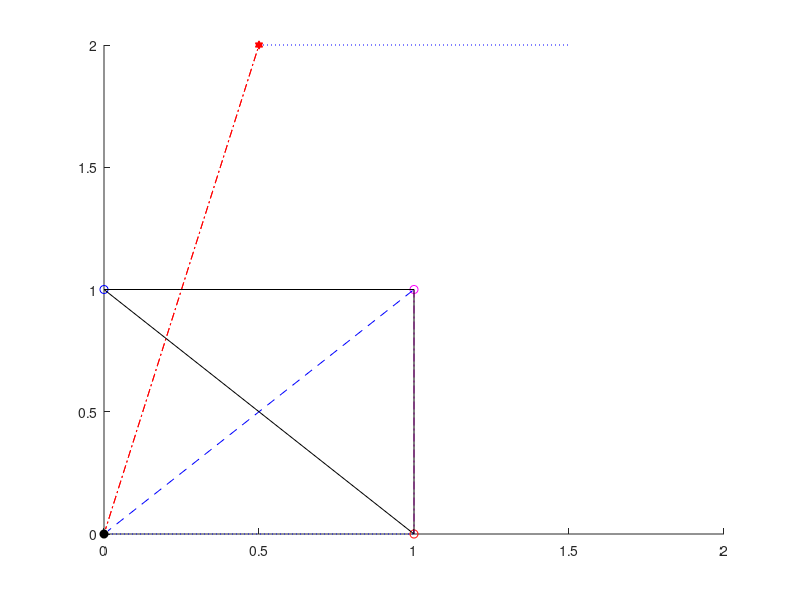

Recreate this plot in MATLAB. (Note: this script raises an error after producing the figure.)

clc

A = [1 0 0]';
B = [0 1 0]';
C = [1 1 0]';

%pnt = [0.5, -0.5, 0.5]'; 

V = [A'; B'; C';];
F = [1 2 3;];

v1 = B-A;
v2 = C-B;

x0 = A(1);
y0 = A(2);
z0 = A(3);

A0 = [x0; y0; z0];

n = cross(v1, v2)/norm(cross(v1, v2));
N = cross(v1, v2);

Op = n'*A0*n;
%pnt_p = ((n'*A0 - pnt)'*n)*n
%pnt_p = (pnt - (dot(pnt,n)/norm(n)^2)*n);
%pnt_p2 = pnt - pnt*n.*n

[P,Q] = meshgrid(0:0.1:1); % Provide a gridwork (you choose the size)
X = x0+v1(1,1)*P+v2(1,1)*Q; % Compute the corresponding cartesian coordinates
Y = y0+v1(2,1)*P+v2(2,1)*Q; %   using the two vectors in w
Z = z0+v1(3,1)*P+v2(3,1)*Q;
%figure()z
%surf(X,Y,Z)


l_mm = C;
l_pp = A;

r = [0.5, 2, 0]';

r_p = l_pp;
r_m = l_mm;

rho_p = r_p - n*(n'*r_p);
rho_m = r_m - n*(n'*r_m);

rho = r - n*(n'*r);

l = (rho_p-rho_m)/norm(rho_p-rho_m);

u = cross(l, n);

l_p = (rho_p-rho)'*l;
l_m = (rho_m-rho)'*l;

d = -n'*(r-l_mm)*n;

P0 = norm((rho_p-rho)'*u);
P0_n = ((rho_p-rho)-l_p*l)/P0;

R0 = sqrt(P0^2 + norm(d)^2);

P_p = norm(rho_p-rho);
P_m = norm(rho_m-rho);

R_p = sqrt(P_p^2 + norm(d)^2); 
R_m = sqrt(P_m^2 + norm(d)^2); 

% Integral terms calculation
T1 = P0*log((R_p+l_p)/(R_m+l_m));
T2 = atan((P0*l_p)/(R0^2 + norm(d)*R_p));
T3 = atan((P0*l_m)/(R0^2 + norm(d)*R_m));

I = P0_n'*u*(T1-norm(d)*(T2-T3));

figure();
FC = [1 1 1];
hold on;
plot3(0, 0, 0, 'ok', 'MarkerFaceColor', 'k')
plot3(A(1), A(2), A(3), 'or')
%plot3(Aq(1), Aq(2), Aq(3), 'or', 'MarkerFaceColor', 'r')

plot3(B(1), B(2), B(3), 'ob')
%plot3(Bq(1), Bq(2), Bq(3), 'ob', 'MarkerFaceColor', 'b')

plot3(C(1), C(2), C(3), 'om')
%plot3(Cq(1), Cq(2), Cq(3), 'om', 'MarkerFaceColor', 'm')

%plot3(P1(1), P1(2), P1(3), 'ok')
%plot3(Pq(1), Pq(2), Pq(3), 'ok', 'MarkerFaceColor', 'k')

%plot3([A(1), n(1)+A(1)], [A(2), n(2)+A(2)], [A(3), n(3)+A(3)], 'r')
plot3(Op(1), Op(2), Op(3), 'ok', 'MarkerFaceColor', 'none')
plot3(r(1), r(2), r(3), 'r', 'Marker', 'hexagram', 'MarkerFaceColor', 'r')
%plot3(pnt_p(1)+Op, pnt_p(2)+Op, pnt_p(3)+Op, 'r', 'Marker', 'hexagram', 'MarkerFaceColor', 'none')

plot3([0, n(1)], [0, n(2)], [0, n(3)], ':r')
%plot3([pnt(1), n(1)+pnt(1)], [pnt(2), n(2)+pnt(2)], [pnt(3), n(3)+pnt(3)], ':r')

plot3([Op(1), rho_p(1)+Op(1)], [Op(2), rho_p(2)+Op(2)], [Op(3), rho_p(3)+Op(3)], ':b')
plot3([Op(1), rho_m(1)+Op(1)], [Op(2), rho_m(2)+Op(2)], [Op(3), rho_m(3)+Op(3)], '--b')

plot3([l_mm(1), l_pp(1)], [l_mm(2), l_pp(2)], [l_mm(3), l_pp(3)], '-.m', LineWidth=1.5)

plot3([0, r(1)], [0, r(2)], [0, r(3)], '-.r')
plot3([Op(1), rho(1)+Op(1)], [Op(2), rho(2)+Op(2)], [Op(3), rho(3)+Op(3)], '-.r')

%plot3([pnt_p(1), d(1)+pnt_p(1)], [pnt_p(2), d(2)+pnt_p(2)], [pnt_p(3), d(3)+pnt_p(3)], '-.k')
plot3([r(1), d(1)+r(1)], [r(2), d(2)+r(2)], [r(3), d(3)+r(3)], '-.k')
plot3(rho(1)+Op(1), rho(2)+Op(2), rho(3)+Op(3), 'r', 'Marker', 'hexagram', 'MarkerFaceColor', 'none')

%plot3([r(1), d(1)+r(1)], [r(2), d(2)+r(2)], [r(3), d(3)+r(3)], '-.k')
%plot3([rho(1), P0(1)+rho(1)], [rho(2), P0(2)+rho(2)], [rho(3), P0(3)+rho(3)], '--g')
%plot3([0, P0(1)], [0, P0(2)], [0, P0(3)], '--g')
%plot3([P0_n(1)+Op(1)], [P0_n(2)+Op(2)], [P0_n(3)+Op(3)], 'sb')
plot3([rho(1)+Op(1), P0_n(1)+rho(1)+Op(1)], [rho(2)+Op(2), P0_n(2)+rho(2)+Op(2)], [rho(3)+Op(3), P0_n(3)+rho(3)+Op(3)], ':b')

patch('Faces',F,'Vertices',V, 'FaceColor', FC)

surf(X,Y,Z, FaceAlpha=0.3, FaceColor="none", EdgeColor="k", LineStyle=":")
%shading flat
%legend("A", "A'", "B", "B'", "C", "C'")
legend("O", "A", "B", "C", "O'")

%set(gca, 'XAxisLocation', 'origin', 'YAxisLocation', 'origin')

axis equal
%axis vis3d
%axis padded
grid on;
grid minor;
xlabel('x')
ylabel('y')
zlabel('z')
